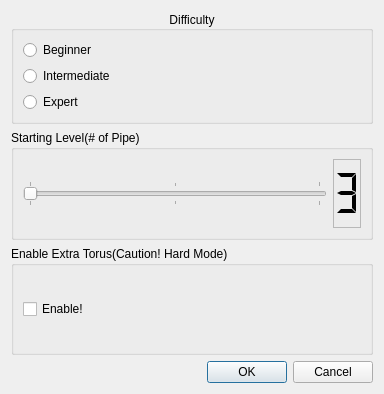
<?xml version="1.0" encoding="UTF-8"?>
<ui version="4.0">
 <class>PreferenceDialog</class>
 <widget class="QDialog" name="PreferenceDialog">
  <property name="geometry">
   <rect>
    <x>0</x>
    <y>0</y>
    <width>384</width>
    <height>394</height>
   </rect>
  </property>
  <property name="windowTitle">
   <string>Dialog</string>
  </property>
  <layout class="QVBoxLayout" name="verticalLayout">
   <item>
    <widget class="QGroupBox" name="groupBox">
     <property name="title">
      <string>Difficulty</string>
     </property>
     <property name="alignment">
      <set>Qt::AlignCenter</set>
     </property>
     <property name="flat">
      <bool>true</bool>
     </property>
     <property name="checkable">
      <bool>false</bool>
     </property>
     <layout class="QVBoxLayout" name="verticalLayout_2">
      <item>
       <widget class="QRadioButton" name="radioButton">
        <property name="text">
         <string>Beginner</string>
        </property>
       </widget>
      </item>
      <item>
       <widget class="QRadioButton" name="radioButton_2">
        <property name="text">
         <string>Intermediate</string>
        </property>
       </widget>
      </item>
      <item>
       <widget class="QRadioButton" name="radioButton_3">
        <property name="text">
         <string>Expert</string>
        </property>
       </widget>
      </item>
     </layout>
    </widget>
   </item>
   <item>
    <widget class="QGroupBox" name="groupBox_2">
     <property name="title">
      <string>Starting Level(# of Pipe)</string>
     </property>
     <layout class="QHBoxLayout" name="horizontalLayout">
      <item>
       <widget class="QSlider" name="horizontalSlider">
        <property name="minimum">
         <number>3</number>
        </property>
        <property name="maximum">
         <number>5</number>
        </property>
        <property name="pageStep">
         <number>1</number>
        </property>
        <property name="orientation">
         <enum>Qt::Horizontal</enum>
        </property>
        <property name="tickPosition">
         <enum>QSlider::TicksBothSides</enum>
        </property>
        <property name="tickInterval">
         <number>1</number>
        </property>
       </widget>
      </item>
      <item>
       <widget class="QLCDNumber" name="lcdNumber">
        <property name="font">
         <font>
          <pointsize>13</pointsize>
         </font>
        </property>
        <property name="frameShape">
         <enum>QFrame::StyledPanel</enum>
        </property>
        <property name="frameShadow">
         <enum>QFrame::Plain</enum>
        </property>
        <property name="smallDecimalPoint">
         <bool>false</bool>
        </property>
        <property name="digitCount">
         <number>1</number>
        </property>
        <property name="segmentStyle">
         <enum>QLCDNumber::Flat</enum>
        </property>
        <property name="intValue" stdset="0">
         <number>3</number>
        </property>
       </widget>
      </item>
     </layout>
    </widget>
   </item>
   <item>
    <widget class="QGroupBox" name="groupBox_3">
     <property name="title">
      <string>Enable Extra Torus(Caution! Hard Mode)</string>
     </property>
     <layout class="QVBoxLayout" name="verticalLayout_3">
      <item>
       <widget class="QCheckBox" name="checkBox_enable">
        <property name="text">
         <string>Enable!</string>
        </property>
       </widget>
      </item>
     </layout>
    </widget>
   </item>
   <item>
    <widget class="QDialogButtonBox" name="buttonBox">
     <property name="orientation">
      <enum>Qt::Horizontal</enum>
     </property>
     <property name="standardButtons">
      <set>QDialogButtonBox::Cancel|QDialogButtonBox::Ok</set>
     </property>
    </widget>
   </item>
  </layout>
 </widget>
 <resources/>
 <connections>
  <connection>
   <sender>buttonBox</sender>
   <signal>accepted()</signal>
   <receiver>PreferenceDialog</receiver>
   <slot>accept()</slot>
   <hints>
    <hint type="sourcelabel">
     <x>248</x>
     <y>254</y>
    </hint>
    <hint type="destinationlabel">
     <x>157</x>
     <y>274</y>
    </hint>
   </hints>
  </connection>
  <connection>
   <sender>buttonBox</sender>
   <signal>rejected()</signal>
   <receiver>PreferenceDialog</receiver>
   <slot>reject()</slot>
   <hints>
    <hint type="sourcelabel">
     <x>316</x>
     <y>260</y>
    </hint>
    <hint type="destinationlabel">
     <x>286</x>
     <y>274</y>
    </hint>
   </hints>
  </connection>
  <connection>
   <sender>horizontalSlider</sender>
   <signal>valueChanged(int)</signal>
   <receiver>lcdNumber</receiver>
   <slot>display(int)</slot>
   <hints>
    <hint type="sourcelabel">
     <x>169</x>
     <y>192</y>
    </hint>
    <hint type="destinationlabel">
     <x>370</x>
     <y>186</y>
    </hint>
   </hints>
  </connection>
 </connections>
</ui>
